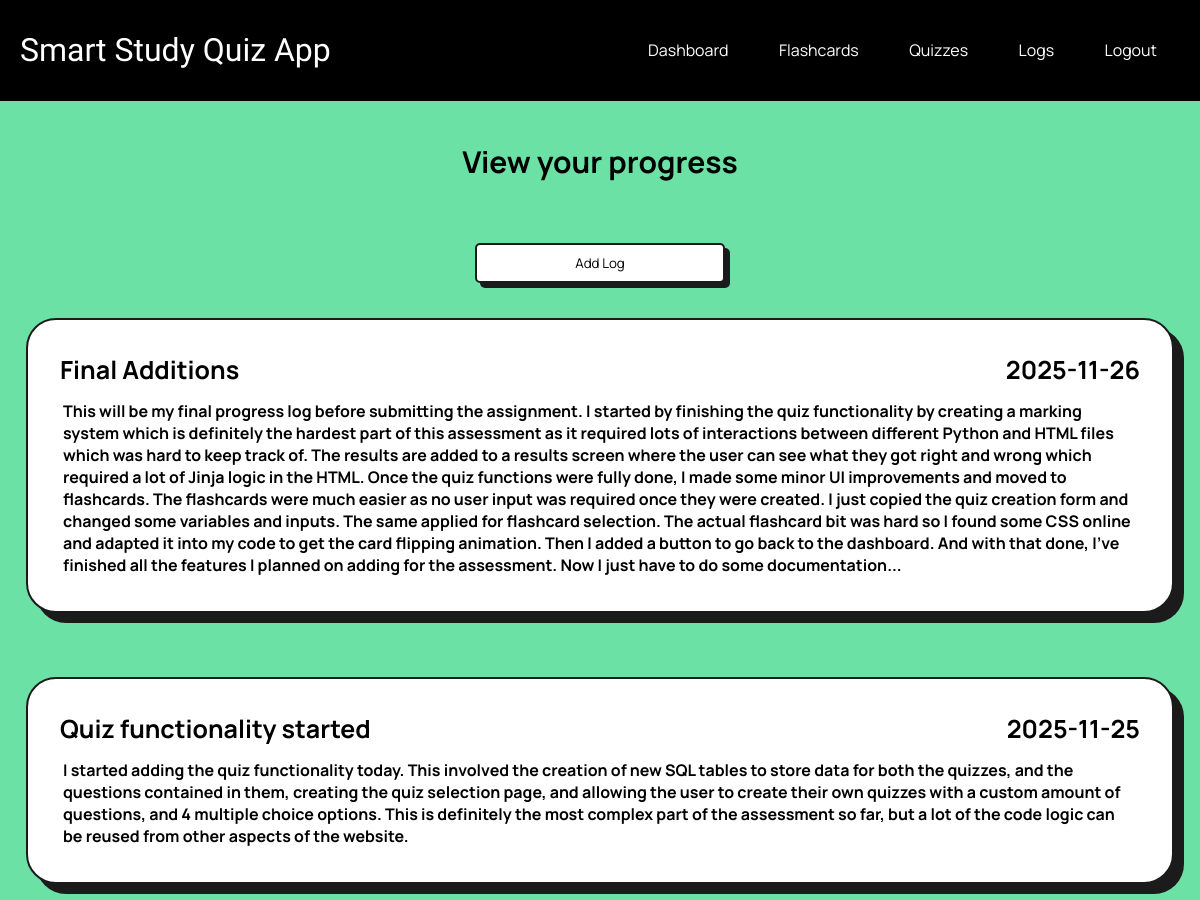
The page /view_log (signed in, upper part) on the database as committed earlier.
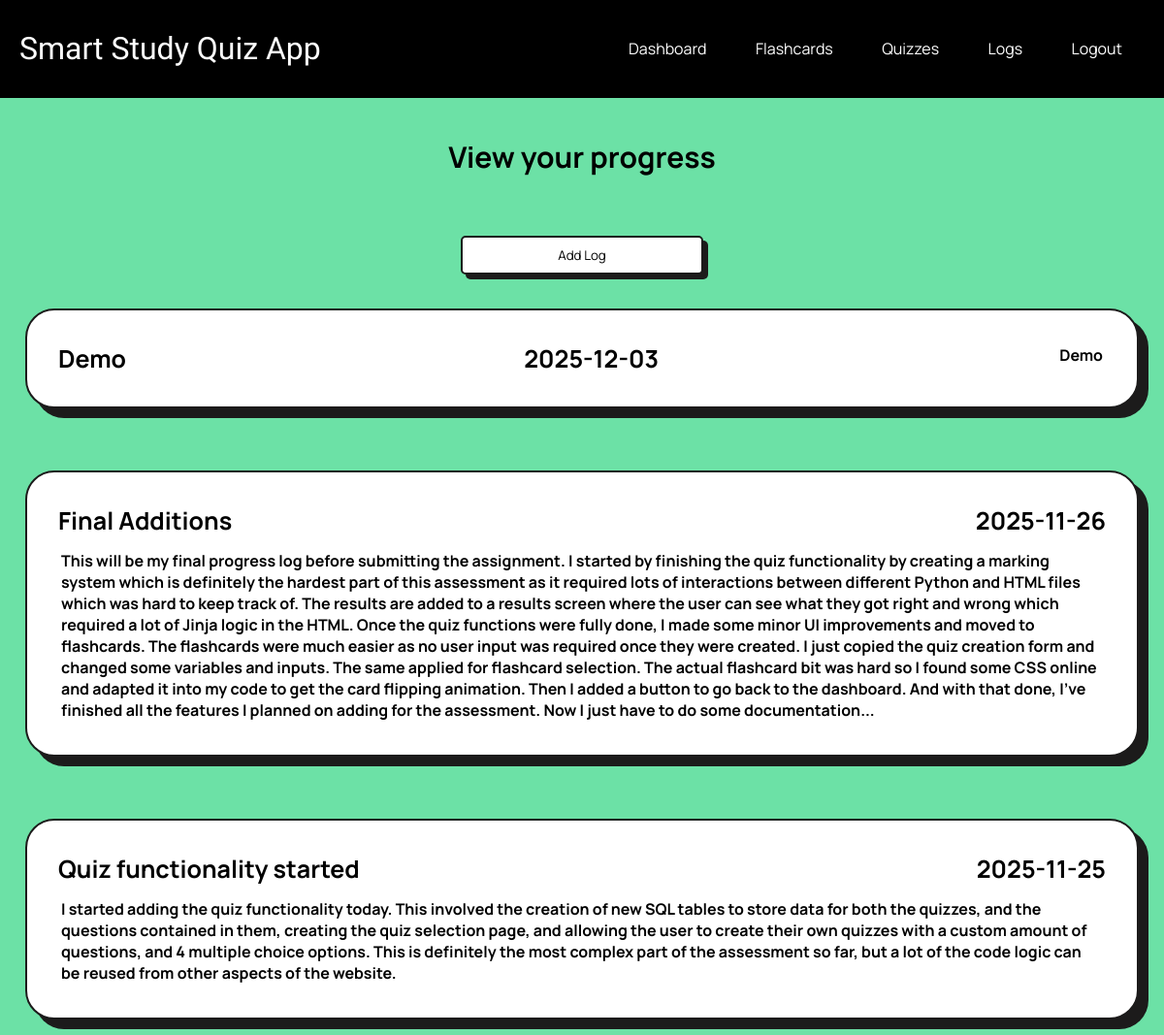
The same page on the database as committed later.
### tables this page shows
CREATE TABLE ProgressLogs(
    -- id, user_id, date, title, details, image_path nullable
    id INTEGER PRIMARY KEY AUTOINCREMENT,
    user_id INTEGER NOT NULL,
    date TEXT NOT NULL,
    title TEXT NOT NULL,
    details TEXT NOT NULL,
    image_path TEXT

);

### app.py (the view)
@app.route('/view_log', methods=['GET', 'POST'])
@login_required
def view_log():
    if request.method == 'GET':
        conn = get_db_connection()
        cursor = conn.cursor()
        cursor.execute("SELECT date, title, details FROM ProgressLogs WHERE user_id = ? ORDER BY DATE DESC", (current_user.id,))
        posts = cursor.fetchall()
        conn.close()
    return render_template('viewLogs.html', posts = posts, username=current_user.username)

### app.py (called while the page is built)
@login_manager.user_loader
def load_user(user_id):
    conn = get_db_connection()
    cursor = conn.cursor()
    cursor.execute('SELECT id, username FROM Users WHERE id = ?', (user_id,))
    user = cursor.fetchone()
    conn.close()
    if User:
        return User(id=user['id'], username=user['username'])
    return None

def get_db_connection():
    conn = sqlite3.connect('database.db')
    conn.row_factory = sqlite3.Row
    return conn

### templates/viewLogs.html (shortened to what this page needs)
{% extends 'base.html' %}
{% block content %}
        <h4>View your progress</h4> <br>
        <div style="display: flex; justify-content: center">
            <a href="{{ url_for('add_log') }}" style="align-content: center">
                <button style="width: 250px; ">Add Log</button>
            </a>
        </div>
        {% if posts %}
            <div class="logGrid">
                {% for post in posts %}
                    <div class="log">
                        <h3>{{ post.title }}</h3>
                        <h3>{{ post.date }}</h3>
                        <p>{{ post.details }}</p>
                    </div>
                {% endfor %}
            </div>
        {% else %}
            <p>No progress entries found</p>
        {% endif %}
{% endblock %}

Rows that differ between the two databases and show on the page:
added ProgressLogs: title "Demo", date "2025-12-03", details "Demo"
